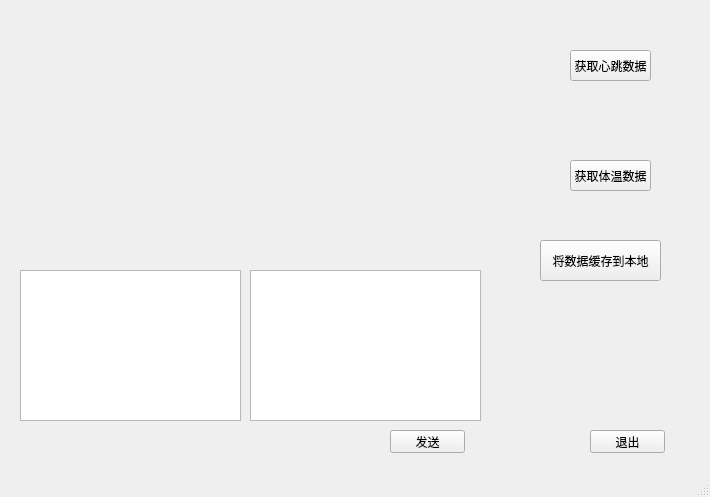
<?xml version="1.0" encoding="UTF-8"?>
<ui version="4.0">
 <class>app_webseite</class>
 <widget class="QMainWindow" name="app_webseite">
  <property name="geometry">
   <rect>
    <x>0</x>
    <y>0</y>
    <width>710</width>
    <height>497</height>
   </rect>
  </property>
  <property name="windowTitle">
   <string>MainWindow</string>
  </property>
  <widget class="QWidget" name="centralwidget">
   <widget class="QPushButton" name="btn_heart">
    <property name="geometry">
     <rect>
      <x>570</x>
      <y>50</y>
      <width>81</width>
      <height>31</height>
     </rect>
    </property>
    <property name="text">
     <string>获取心跳数据</string>
    </property>
   </widget>
   <widget class="QPushButton" name="btn_temp">
    <property name="geometry">
     <rect>
      <x>570</x>
      <y>160</y>
      <width>81</width>
      <height>31</height>
     </rect>
    </property>
    <property name="text">
     <string>获取体温数据</string>
    </property>
   </widget>
   <widget class="QPushButton" name="btn_sql">
    <property name="geometry">
     <rect>
      <x>540</x>
      <y>240</y>
      <width>121</width>
      <height>41</height>
     </rect>
    </property>
    <property name="text">
     <string>将数据缓存到本地</string>
    </property>
   </widget>
   <widget class="QTextEdit" name="tedit_sndquest">
    <property name="geometry">
     <rect>
      <x>250</x>
      <y>270</y>
      <width>231</width>
      <height>151</height>
     </rect>
    </property>
   </widget>
   <widget class="QTextBrowser" name="tbrow_rec">
    <property name="geometry">
     <rect>
      <x>20</x>
      <y>270</y>
      <width>221</width>
      <height>151</height>
     </rect>
    </property>
   </widget>
   <widget class="QPushButton" name="btn_sndquest">
    <property name="geometry">
     <rect>
      <x>390</x>
      <y>430</y>
      <width>75</width>
      <height>23</height>
     </rect>
    </property>
    <property name="text">
     <string>发送</string>
    </property>
   </widget>
   <widget class="QPushButton" name="btn_exit">
    <property name="geometry">
     <rect>
      <x>590</x>
      <y>430</y>
      <width>75</width>
      <height>23</height>
     </rect>
    </property>
    <property name="text">
     <string>退出</string>
    </property>
   </widget>
  </widget>
  <widget class="QMenuBar" name="menubar">
   <property name="geometry">
    <rect>
     <x>0</x>
     <y>0</y>
     <width>710</width>
     <height>23</height>
    </rect>
   </property>
  </widget>
  <widget class="QStatusBar" name="statusbar"/>
 </widget>
 <resources/>
 <connections/>
</ui>
